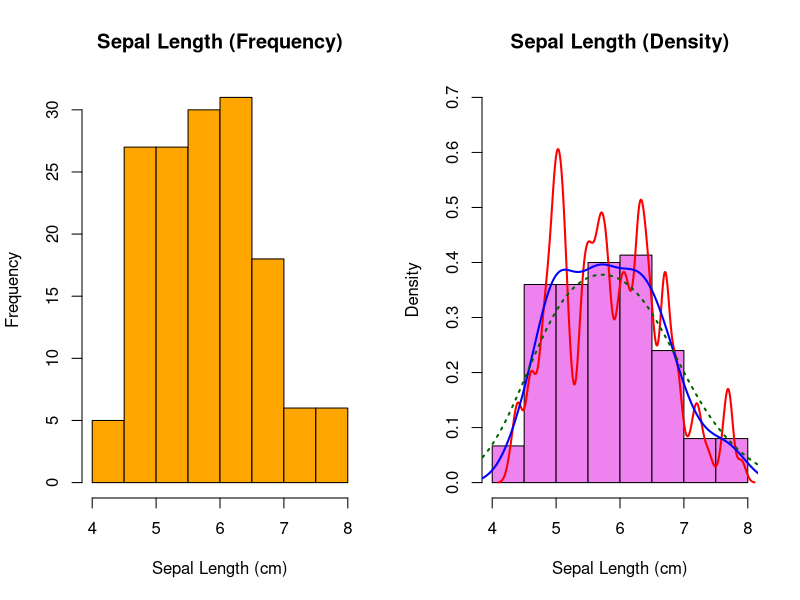
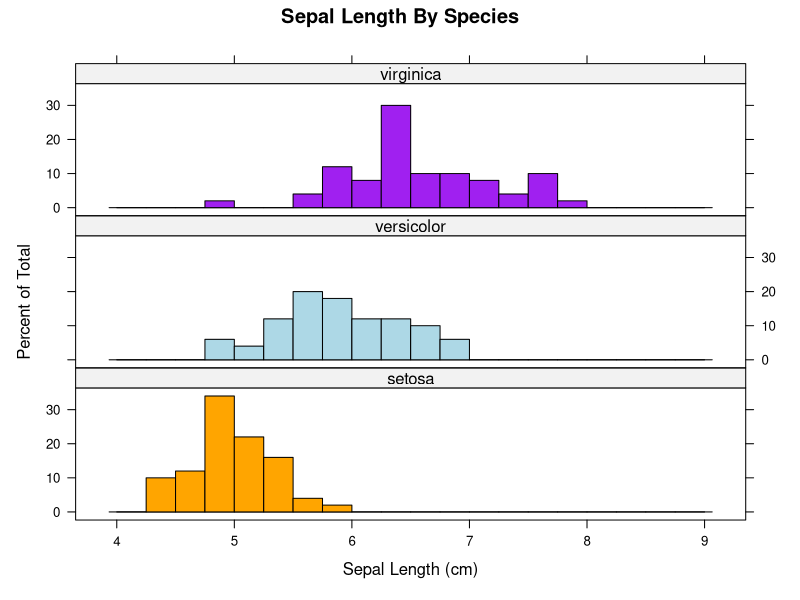
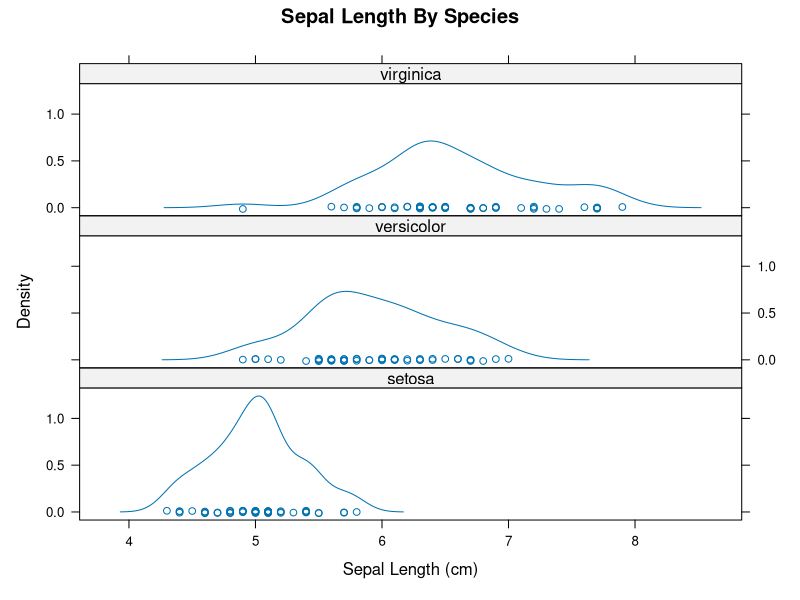
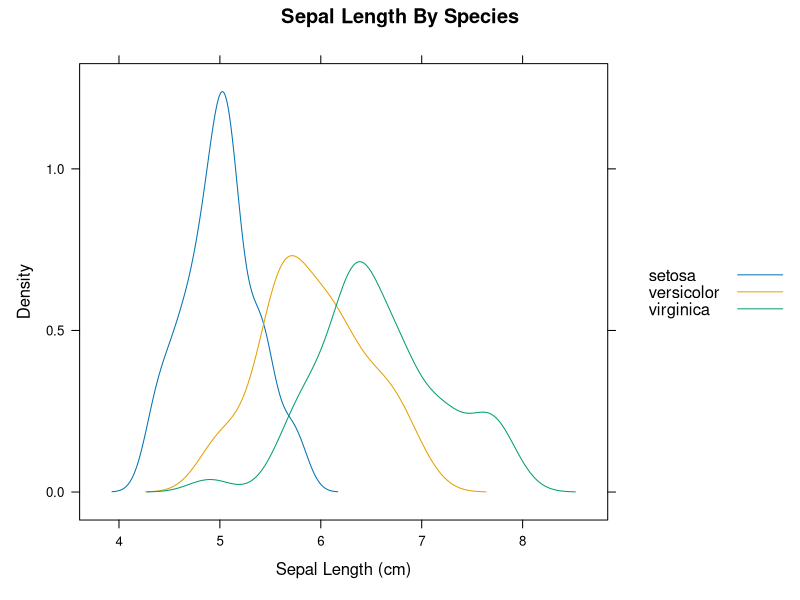
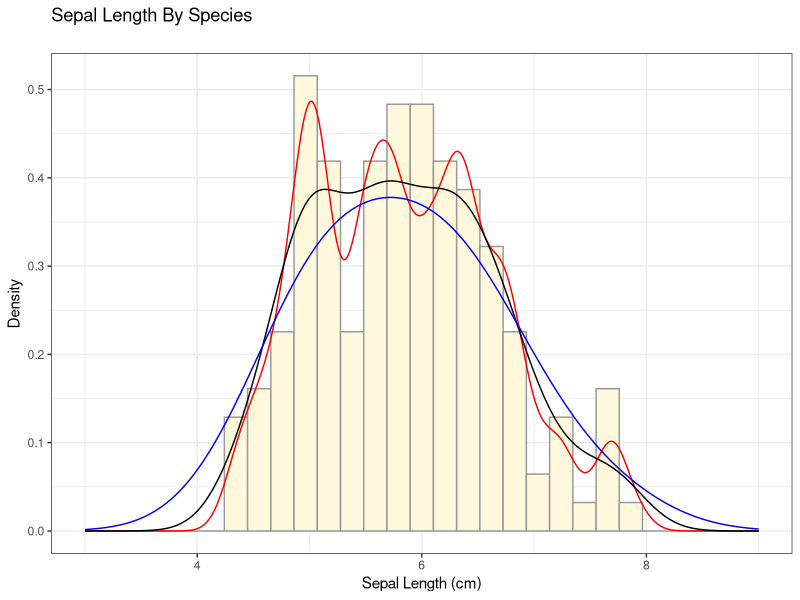
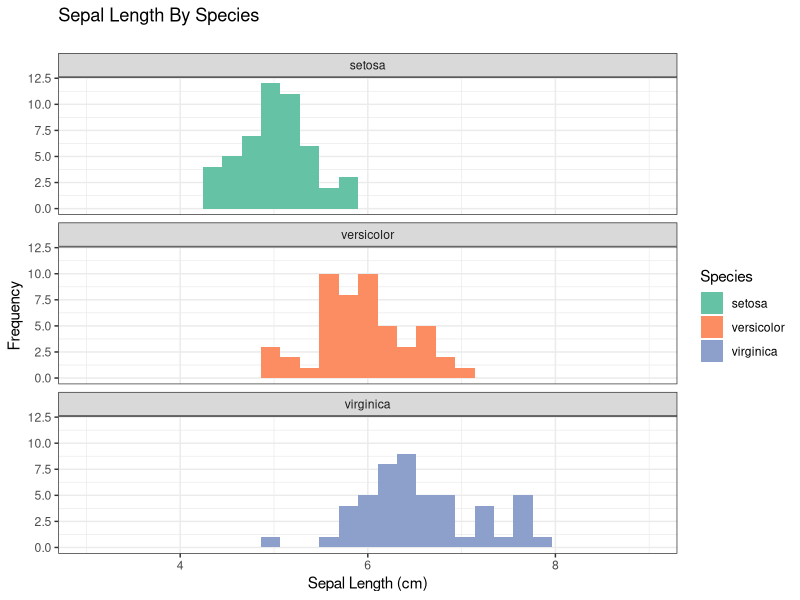
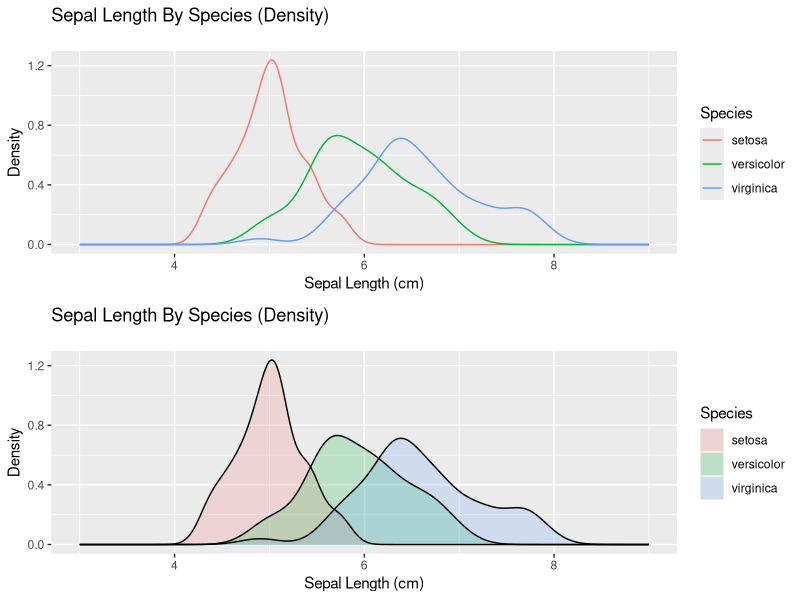
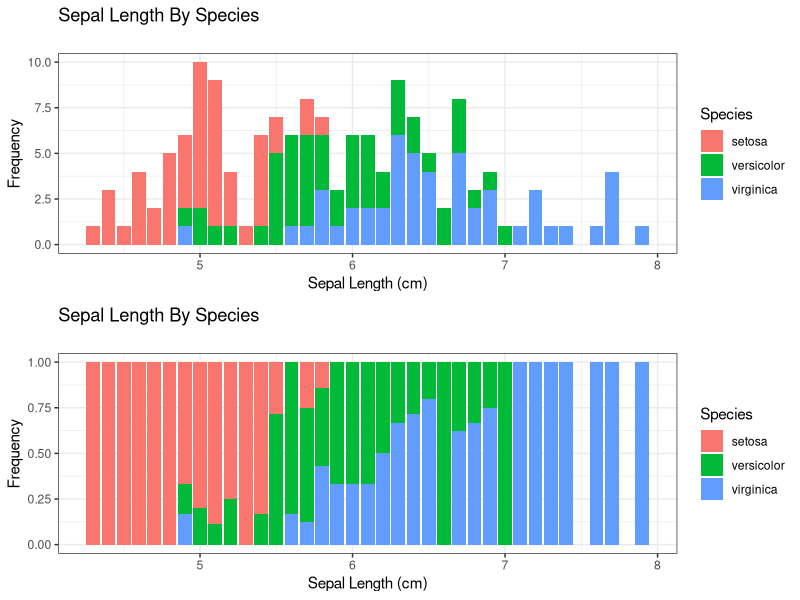

These charts were generated, in order, by the following R code:
## ---- chunk 1
library(knitr)
knitr::opts_chunk$set(tidy=T, 
               fig.width=8,
               fig.height=6,
               fig.align='center',
               warning=FALSE,
               message=FALSE,
               echo=TRUE)
options(width = 120)
## ---- chunk 2
data(iris); attach(iris)
## ---- chunk 3
par(mfrow=c(1,2))
hist(Sepal.Length, col="orange", 
     main="Sepal Length (Frequency)",
     xlab="Sepal Length (cm)")
hist(Sepal.Length, prob=TRUE, col="violet", 
     main="Sepal Length (Density)",
     xlab="Sepal Length (cm)",
     ylim=c(0.0,0.7))
lines(density(Sepal.Length, adjust=0.25), col="red", lwd=2)
lines(density(Sepal.Length), col="blue", lwd=2)
lines(density(Sepal.Length, adjust=2), lty="dotted", col="darkgreen", lwd=2)
par(mfrow=c(1,1))
## ---- chunk 4
library(lattice)
histogram(~ Sepal.Length | Species,
          main="Sepal Length By Species",
          xlab="Sepal Length (cm)",
          breaks=seq(from=4,to=9,by=0.25),
          col=c("orange","lightblue","purple"),
          panel=function(x, col=col,...){
            panel.histogram(x,col=col[packet.number()],...)
          },
          layout=c(1,3))
densityplot(~ Sepal.Length | Species,
            main="Sepal Length By Species",
            xlab="Sepal Length (cm)",
            layout=c(1,3))
densityplot(~ Sepal.Length,
            groups=Species,
            xlab="Sepal Length (cm)",
            main="Sepal Length By Species",
            plot.points=FALSE,
            auto.key=TRUE)
## ---- chunk 5
library(ggplot2)
library(gridExtra)
ggplot(data = iris, aes(x=Sepal.Length,y=..density..)) +
  geom_histogram(fill="cornsilk",colour="grey60",size=.5) + 
  geom_line(stat="density", adjust=0.5, colour="red") +
  geom_line(stat="density") +
  geom_line(stat="density", adjust=2.0, colour="blue") +
  xlab("Sepal Length (cm)") +
  ylab("Density") +
  xlim(3,9) +
  theme_bw() +
  ggtitle("Sepal Length By Species\n")
ggplot(data = iris, aes(x=Sepal.Length)) +
  geom_histogram(aes(fill=Species)) +
  scale_fill_brewer(palette="Set2") +
  facet_wrap( ~ Species, ncol=1) +
  xlab("Sepal Length (cm)") +
  ylab("Frequency") +
  xlim(3,9) +
  theme_bw() +
  ggtitle("Sepal Length By Species\n")
p1 = ggplot(data = iris, aes(x=Sepal.Length, colour=Species)) + 
    geom_line(stat="density") + 
    xlim(3,9) +
    xlab("Sepal Length (cm)") +
    ylab("Density")  + 
    ggtitle("Sepal Length By Species (Density)\n") +
    theme(plot.title = element_text(lineheight=.8, face="plain"))
p2 = ggplot(data = iris, aes(x=Sepal.Length, fill=Species)) + 
    geom_density(colour=NA,alpha=0.2) + 
    geom_line(stat="density") + 
    xlim(3,9) +
    xlab("Sepal Length (cm)") +
    ylab("Density")  + 
    ggtitle("Sepal Length By Species (Density)\n") +
    theme(plot.title = element_text(lineheight=.8, face="plain"))
grid.arrange(p1,p2,nrow=2)

p1 = ggplot(data = iris, aes(x=Sepal.Length, fill=Species)) +
  geom_bar()+
  xlab("Sepal Length (cm)") +
  ylab("Frequency") +
  ggtitle("Sepal Length By Species\n") +
  theme_bw()
p2 = ggplot(data = iris, aes(x=Sepal.Length, fill=Species)) +
  geom_bar(position="fill")+
  xlab("Sepal Length (cm)") +
  ylab("Frequency") +
  ggtitle("Sepal Length By Species\n") +
  theme_bw()
grid.arrange(p1,p2,nrow=2)
## ---- chunk 6
sessionInfo()
